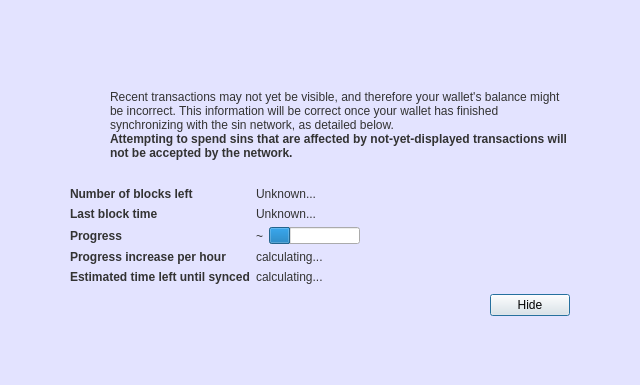
<?xml version="1.0" encoding="UTF-8"?>
<ui version="4.0">
 <class>ModalOverlay</class>
 <widget class="ModalOverlay" name="ModalOverlay">
  <property name="geometry">
   <rect>
    <x>0</x>
    <y>0</y>
    <width>640</width>
    <height>385</height>
   </rect>
  </property>
  <property name="windowTitle">
   <string>Form</string>
  </property>
  <layout class="QVBoxLayout" name="verticalLayout" stretch="0">
   <property name="sizeConstraint">
    <enum>QLayout::SetDefaultConstraint</enum>
   </property>
   <property name="leftMargin">
    <number>0</number>
   </property>
   <property name="topMargin">
    <number>0</number>
   </property>
   <property name="rightMargin">
    <number>0</number>
   </property>
   <property name="bottomMargin">
    <number>0</number>
   </property>
   <item>
    <widget class="QWidget" name="bgWidget" native="true">
     <property name="styleSheet">
      <string notr="true">QWidget#bgWidget {
background-color:#E3E3FF;
color: #fff;
} 
</string>
     </property>
     <layout class="QVBoxLayout" name="verticalLayoutMain" stretch="1">
      <property name="leftMargin">
       <number>60</number>
      </property>
      <property name="topMargin">
       <number>60</number>
      </property>
      <property name="rightMargin">
       <number>60</number>
      </property>
      <property name="bottomMargin">
       <number>60</number>
      </property>
      <item>
       <widget class="QWidget" name="contentWidget" native="true">
        <property name="styleSheet">
         <string notr="true">QLabel { color: #333;  }

#contentWidget {
background-color: #E3E3FF;
 border-radius: 6px;
color: #333;
} </string>
        </property>
        <layout class="QVBoxLayout" name="verticalLayoutSub" stretch="1,0,0,0">
         <property name="spacing">
          <number>0</number>
         </property>
         <property name="leftMargin">
          <number>10</number>
         </property>
         <property name="topMargin">
          <number>10</number>
         </property>
         <property name="rightMargin">
          <number>10</number>
         </property>
         <property name="bottomMargin">
          <number>10</number>
         </property>
         <item>
          <layout class="QHBoxLayout" name="horizontalLayoutIconText" stretch="0,1">
           <property name="topMargin">
            <number>20</number>
           </property>
           <item>
            <layout class="QVBoxLayout" name="verticalLayoutIcon">
             <property name="leftMargin">
              <number>0</number>
             </property>
             <item>
              <widget class="QPushButton" name="warningIcon">
               <property name="enabled">
                <bool>false</bool>
               </property>
               <property name="text">
                <string/>
               </property>
               <property name="icon">
                <iconset>
                 <normaloff>:/icons/warning</normaloff>
                 <disabledoff>:/icons/warning</disabledoff>:/icons/warning</iconset>
               </property>
               <property name="iconSize">
                <size>
                 <width>48</width>
                 <height>48</height>
                </size>
               </property>
               <property name="flat">
                <bool>true</bool>
               </property>
              </widget>
             </item>
             <item>
              <spacer name="verticalSpacerWarningIcon">
               <property name="orientation">
                <enum>Qt::Vertical</enum>
               </property>
               <property name="sizeHint" stdset="0">
                <size>
                 <width>20</width>
                 <height>40</height>
                </size>
               </property>
              </spacer>
             </item>
            </layout>
           </item>
           <item>
            <layout class="QVBoxLayout" name="verticalLayoutInfoText">
             <property name="leftMargin">
              <number>0</number>
             </property>
             <property name="topMargin">
              <number>0</number>
             </property>
             <item>
              <widget class="QLabel" name="infoText">
               <property name="text">
                <string>Recent transactions may not yet be visible, and therefore your wallet's balance might be incorrect. This information will be correct once your wallet has finished synchronizing with the sin network, as detailed below.</string>
               </property>
               <property name="textFormat">
                <enum>Qt::RichText</enum>
               </property>
               <property name="wordWrap">
                <bool>true</bool>
               </property>
              </widget>
             </item>
             <item>
              <widget class="QLabel" name="infoTextStrong">
               <property name="font">
                <font>
                 <weight>75</weight>
                 <bold>true</bold>
                </font>
               </property>
               <property name="text">
                <string>Attempting to spend sins that are affected by not-yet-displayed transactions will not be accepted by the network.</string>
               </property>
               <property name="textFormat">
                <enum>Qt::RichText</enum>
               </property>
               <property name="wordWrap">
                <bool>true</bool>
               </property>
              </widget>
             </item>
             <item>
              <spacer name="verticalSpacerInTextSpace">
               <property name="orientation">
                <enum>Qt::Vertical</enum>
               </property>
               <property name="sizeHint" stdset="0">
                <size>
                 <width>20</width>
                 <height>40</height>
                </size>
               </property>
              </spacer>
             </item>
            </layout>
           </item>
          </layout>
         </item>
         <item>
          <spacer name="verticalSpacerAfterText">
           <property name="orientation">
            <enum>Qt::Vertical</enum>
           </property>
           <property name="sizeHint" stdset="0">
            <size>
             <width>20</width>
             <height>40</height>
            </size>
           </property>
          </spacer>
         </item>
         <item>
          <layout class="QFormLayout" name="formLayout">
           <property name="fieldGrowthPolicy">
            <enum>QFormLayout::FieldsStayAtSizeHint</enum>
           </property>
           <property name="horizontalSpacing">
            <number>6</number>
           </property>
           <property name="verticalSpacing">
            <number>6</number>
           </property>
           <property name="topMargin">
            <number>10</number>
           </property>
           <item row="0" column="0">
            <widget class="QLabel" name="labelNumberOfBlocksLeft">
             <property name="font">
              <font>
               <weight>75</weight>
               <bold>true</bold>
              </font>
             </property>
             <property name="text">
              <string>Number of blocks left</string>
             </property>
            </widget>
           </item>
           <item row="0" column="1">
            <widget class="QLabel" name="numberOfBlocksLeft">
             <property name="text">
              <string>Unknown...</string>
             </property>
            </widget>
           </item>
           <item row="1" column="0">
            <widget class="QLabel" name="labelLastBlockTime">
             <property name="font">
              <font>
               <weight>75</weight>
               <bold>true</bold>
              </font>
             </property>
             <property name="text">
              <string>Last block time</string>
             </property>
            </widget>
           </item>
           <item row="1" column="1">
            <widget class="QLabel" name="newestBlockDate">
             <property name="sizePolicy">
              <sizepolicy hsizetype="Maximum" vsizetype="Preferred">
               <horstretch>0</horstretch>
               <verstretch>0</verstretch>
              </sizepolicy>
             </property>
             <property name="text">
              <string>Unknown...</string>
             </property>
            </widget>
           </item>
           <item row="2" column="0">
            <widget class="QLabel" name="labelSyncDone">
             <property name="font">
              <font>
               <weight>75</weight>
               <bold>true</bold>
              </font>
             </property>
             <property name="text">
              <string>Progress</string>
             </property>
            </widget>
           </item>
           <item row="2" column="1">
            <layout class="QHBoxLayout" name="horizontalLayoutSync" stretch="0,1">
             <item>
              <widget class="QLabel" name="percentageProgress">
               <property name="text">
                <string notr="true">~</string>
               </property>
              </widget>
             </item>
             <item>
              <widget class="QProgressBar" name="progressBar">
               <property name="value">
                <number>24</number>
               </property>
               <property name="format">
                <string/>
               </property>
              </widget>
             </item>
            </layout>
           </item>
           <item row="4" column="0">
            <widget class="QLabel" name="labelProgressIncrease">
             <property name="font">
              <font>
               <weight>75</weight>
               <bold>true</bold>
              </font>
             </property>
             <property name="text">
              <string>Progress increase per hour</string>
             </property>
            </widget>
           </item>
           <item row="4" column="1">
            <widget class="QLabel" name="progressIncreasePerH">
             <property name="text">
              <string>calculating...</string>
             </property>
            </widget>
           </item>
           <item row="5" column="0">
            <widget class="QLabel" name="labelEstimatedTimeLeft">
             <property name="font">
              <font>
               <weight>75</weight>
               <bold>true</bold>
              </font>
             </property>
             <property name="text">
              <string>Estimated time left until synced</string>
             </property>
            </widget>
           </item>
           <item row="5" column="1">
            <widget class="QLabel" name="expectedTimeLeft">
             <property name="text">
              <string>calculating...</string>
             </property>
            </widget>
           </item>
          </layout>
         </item>
         <item>
          <layout class="QHBoxLayout" name="horizontalLayoutButtons">
           <property name="leftMargin">
            <number>10</number>
           </property>
           <property name="topMargin">
            <number>10</number>
           </property>
           <item>
            <spacer name="horizontalSpacer">
             <property name="orientation">
              <enum>Qt::Horizontal</enum>
             </property>
             <property name="sizeHint" stdset="0">
              <size>
               <width>40</width>
               <height>20</height>
              </size>
             </property>
            </spacer>
           </item>
           <item>
            <widget class="QPushButton" name="closeButton">
             <property name="focusPolicy">
              <enum>Qt::StrongFocus</enum>
             </property>
             <property name="text">
              <string>Hide</string>
             </property>
             <property name="default">
              <bool>true</bool>
             </property>
            </widget>
           </item>
          </layout>
         </item>
        </layout>
       </widget>
      </item>
     </layout>
    </widget>
   </item>
  </layout>
 </widget>
 <customwidgets>
  <customwidget>
   <class>ModalOverlay</class>
   <extends>QWidget</extends>
   <header>qt/modaloverlay.h</header>
   <container>1</container>
  </customwidget>
 </customwidgets>
 <resources/>
 <connections/>
</ui>
